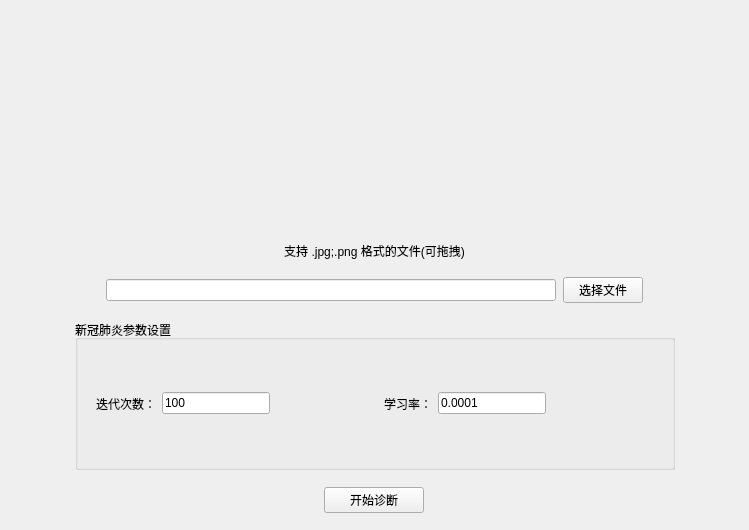
          <widget class="QWidget" name="fy_init">
           <layout class="QVBoxLayout" name="verticalLayout_20">
            <property name="spacing">
             <number>0</number>
            </property>
            <property name="leftMargin">
             <number>0</number>
            </property>
            <property name="topMargin">
             <number>0</number>
            </property>
            <property name="rightMargin">
             <number>0</number>
            </property>
            <property name="bottomMargin">
             <number>0</number>
            </property>
            <item>
             <widget class="QWidget" name="fy_init_fileRemind" native="true">
              <property name="minimumSize">
               <size>
                <width>0</width>
                <height>260</height>
               </size>
              </property>
              <property name="maximumSize">
               <size>
                <width>16777215</width>
                <height>260</height>
               </size>
              </property>
              <layout class="QVBoxLayout" name="verticalLayout_21">
               <property name="spacing">
                <number>0</number>
               </property>
               <property name="leftMargin">
                <number>0</number>
               </property>
               <property name="topMargin">
                <number>0</number>
               </property>
               <property name="rightMargin">
                <number>0</number>
               </property>
               <property name="bottomMargin">
                <number>0</number>
               </property>
               <item>
                <spacer name="verticalSpacer_16">
                 <property name="orientation">
                  <enum>Qt::Vertical</enum>
                 </property>
                 <property name="sizeHint" stdset="0">
                  <size>
                   <width>20</width>
                   <height>29</height>
                  </size>
                 </property>
                </spacer>
               </item>
               <item>
                <widget class="QLabel" name="label_13">
                 <property name="text">
                  <string/>
                 </property>
                 <property name="pixmap">
                  <pixmap resource="icon.qrc">:/img/empty.png</pixmap>
                 </property>
                 <property name="alignment">
                  <set>Qt::AlignCenter</set>
                 </property>
                </widget>
               </item>
               <item>
                <spacer name="verticalSpacer_15">
                 <property name="orientation">
                  <enum>Qt::Vertical</enum>
                 </property>
                 <property name="sizeHint" stdset="0">
                  <size>
                   <width>20</width>
                   <height>10</height>
                  </size>
                 </property>
                </spacer>
               </item>
               <item>
                <widget class="QLabel" name="label_16">
                 <property name="text">
                  <string>支持 .jpg;.png 格式的文件(可拖拽)</string>
                 </property>
                 <property name="alignment">
                  <set>Qt::AlignCenter</set>
                 </property>
                </widget>
               </item>
              </layout>
             </widget>
            </item>
            <item>
             <widget class="QWidget" name="fy_init_filePath" native="true">
              <property name="minimumSize">
               <size>
                <width>0</width>
                <height>60</height>
               </size>
              </property>
              <property name="maximumSize">
               <size>
                <width>16777215</width>
                <height>60</height>
               </size>
              </property>
              <layout class="QHBoxLayout" name="horizontalLayout_28">
               <property name="spacing">
                <number>7</number>
               </property>
               <property name="leftMargin">
                <number>0</number>
               </property>
               <property name="topMargin">
                <number>0</number>
               </property>
               <property name="rightMargin">
                <number>0</number>
               </property>
               <property name="bottomMargin">
                <number>0</number>
               </property>
               <item>
                <spacer name="horizontalSpacer_28">
                 <property name="orientation">
                  <enum>Qt::Horizontal</enum>
                 </property>
                 <property name="sizeHint" stdset="0">
                  <size>
                   <width>93</width>
                   <height>20</height>
                  </size>
                 </property>
                </spacer>
               </item>
               <item>
                <widget class="QLineEdit" name="fy_FilePathEdit">
                 <property name="minimumSize">
                  <size>
                   <width>450</width>
                   <height>0</height>
                  </size>
                 </property>
                 <property name="maximumSize">
                  <size>
                   <width>16777215</width>
                   <height>16777215</height>
                  </size>
                 </property>
                </widget>
               </item>
               <item>
                <widget class="QPushButton" name="fy_SelectPathButton">
                 <property name="text">
                  <string>选择文件</string>
                 </property>
                </widget>
               </item>
               <item>
                <spacer name="horizontalSpacer_29">
                 <property name="orientation">
                  <enum>Qt::Horizontal</enum>
                 </property>
                 <property name="sizeHint" stdset="0">
                  <size>
                   <width>40</width>
                   <height>20</height>
                  </size>
                 </property>
                </spacer>
               </item>
              </layout>
             </widget>
            </item>
            <item>
             <widget class="QWidget" name="widget_10" native="true">
              <property name="minimumSize">
               <size>
                <width>0</width>
                <height>150</height>
               </size>
              </property>
              <property name="maximumSize">
               <size>
                <width>16777215</width>
                <height>150</height>
               </size>
              </property>
              <layout class="QHBoxLayout" name="horizontalLayout_29">
               <property name="spacing">
                <number>0</number>
               </property>
               <property name="leftMargin">
                <number>0</number>
               </property>
               <property name="topMargin">
                <number>0</number>
               </property>
               <property name="rightMargin">
                <number>0</number>
               </property>
               <property name="bottomMargin">
                <number>0</number>
               </property>
               <item>
                <spacer name="horizontalSpacer_30">
                 <property name="orientation">
                  <enum>Qt::Horizontal</enum>
                 </property>
                 <property name="sizeHint" stdset="0">
                  <size>
                   <width>75</width>
                   <height>20</height>
                  </size>
                 </property>
                </spacer>
               </item>
               <item>
                <widget class="QGroupBox" name="gBox_fy_init">
                 <property name="minimumSize">
                  <size>
                   <width>600</width>
                   <height>150</height>
                  </size>
                 </property>
                 <property name="maximumSize">
                  <size>
                   <width>600</width>
                   <height>150</height>
                  </size>
                 </property>
                 <property name="title">
                  <string>新冠肺炎参数设置</string>
                 </property>
                 <layout class="QVBoxLayout" name="verticalLayout_22">
                  <item>
                   <widget class="QWidget" name="widget_11" native="true">
                    <layout class="QHBoxLayout" name="horizontalLayout_30">
                     <item>
                      <widget class="QLabel" name="label_17">
                       <property name="text">
                        <string>迭代次数：</string>
                       </property>
                      </widget>
                     </item>
                     <item>
                      <widget class="QLineEdit" name="lineEdit_8">
                       <property name="text">
                        <string>100</string>
                       </property>
                      </widget>
                     </item>
                     <item>
                      <spacer name="horizontalSpacer_32">
                       <property name="orientation">
                        <enum>Qt::Horizontal</enum>
                       </property>
                       <property name="sizeHint" stdset="0">
                        <size>
                         <width>40</width>
                         <height>20</height>
                        </size>
                       </property>
                      </spacer>
                     </item>
                     <item>
                      <widget class="QLabel" name="label_18">
                       <property name="text">
                        <string>学习率：</string>
                       </property>
                      </widget>
                     </item>
                     <item>
                      <widget class="QLineEdit" name="lineEdit_9">
                       <property name="text">
                        <string>0.0001</string>
                       </property>
                      </widget>
                     </item>
                     <item>
                      <spacer name="horizontalSpacer_33">
                       <property name="orientation">
                        <enum>Qt::Horizontal</enum>
                       </property>
                       <property name="sizeHint" stdset="0">
                        <size>
                         <width>40</width>
                         <height>20</height>
                        </size>
                       </property>
                      </spacer>
                     </item>
                    </layout>
                   </widget>
                  </item>
                 </layout>
                </widget>
               </item>
               <item>
                <spacer name="horizontalSpacer_31">
                 <property name="orientation">
                  <enum>Qt::Horizontal</enum>
                 </property>
                 <property name="sizeHint" stdset="0">
                  <size>
                   <width>74</width>
                   <height>20</height>
                  </size>
                 </property>
                </spacer>
               </item>
              </layout>
             </widget>
            </item>
            <item>
             <widget class="QWidget" name="fy_init_go" native="true">
              <property name="minimumSize">
               <size>
                <width>0</width>
                <height>60</height>
               </size>
              </property>
              <property name="maximumSize">
               <size>
                <width>16777215</width>
                <height>60</height>
               </size>
              </property>
              <layout class="QHBoxLayout" name="horizontalLayout_31">
               <item>
                <widget class="QPushButton" name="fy_go">
                 <property name="maximumSize">
                  <size>
                   <width>100</width>
                   <height>16777215</height>
                  </size>
                 </property>
                 <property name="text">
                  <string>开始诊断</string>
                 </property>
                </widget>
               </item>
              </layout>
             </widget>
            </item>
           </layout>
          </widget>
